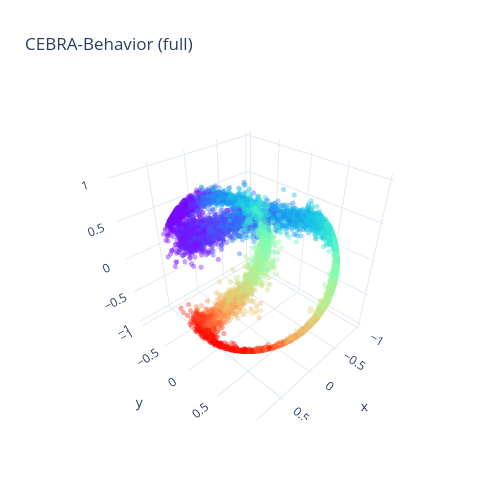

Source (notebook cell):
### Code cell
# fit
cebra_behavior_full_model = cebra_behavior_model.fit(hippocampus_pos.neural,hippocampus_pos.continuous_index.numpy())
# transform
cebra_behavior_full = cebra_behavior_full_model.transform(hippocampus_pos.neural)
# GoF
gof_full = cebra.sklearn.metrics.goodness_of_fit_score(cebra_behavior_full_model, hippocampus_pos.neural,hippocampus_pos.continuous_index.numpy())
print(" GoF in bits - full:", gof_full)
# plot embedding
fig = cebra.integrations.plotly.plot_embedding_interactive(cebra_behavior_full, embedding_labels=hippocampus_pos.continuous_index[:,0], title = "CEBRA-Behavior (full)", markersize=3, cmap = "rainbow")
fig.show()
# plot the loss curve
ax = cebra.plot_loss(cebra_behavior_full_model)

### Figure 1 — Plotly figure (JSON) as saved in the notebook; plotly's stock layout.template omitted (floating-point values rounded to 4 significant figures; data arrays with more than 128 entries replaced by an {"elided": "..."} marker saying what was removed)
{"data": [{"marker": {"color": {"elided": "10178 float values"}, "colorscale": [[0, "rgb(127, 0, 255)"], [0.1, "rgb(77, 77, 251)"], [0.2, "rgb(25, 149, 242)"], [0.3, "rgb(24, 205, 227)"], [0.4, "rgb(76, 242, 206)"], [0.5, "rgb(128, 254, 179)"], [0.6, "rgb(178, 242, 149)"], [0.7, "rgb(230, 205, 115)"], [0.8, "rgb(255, 149, 78)"], [0.9, "rgb(255, 77, 39)"], [1, "rgb(255, 0, 0)"]], "opacity": 0.4, "size": 3}, "mode": "markers", "name": "tensor([0.0111, 0.0148, 0.0148,  ..., 0.0260, 0.0169, 0.0059])", "type": "scatter3d", "x": {"elided": "10178 float values"}, "y": {"elided": "10178 float values"}, "z": {"elided": "10178 float values"}}], "layout": {"height": 500, "showlegend": false, "title": {"text": "CEBRA-Behavior (full)"}, "width": 500}}
